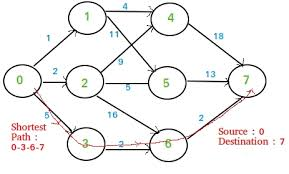
#> input picture uploads/dg.jpeg, 289 x 174 px
$ python -i app.py   (imports and definitions only)
#> lines starting #> are read from the running program, lines starting #| are printed output that depends on the picture
import os
import cv2
import numpy as np
import networkx as nx
from flask import Flask, render_template, request, jsonify

# [1 line not run here, left out]

UPLOAD_FOLDER = './uploads'
# [1 line that did not run here, left out]

# [1 line not run here, left out]

# [3 lines that did not run here, left out]

def process_image(image_path):
    """Extract graph nodes and edges from an image using OpenCV."""
#> called with image_path = 'uploads/dg.jpeg'
    # Load the image
    img = cv2.imread(image_path, cv2.IMREAD_GRAYSCALE)
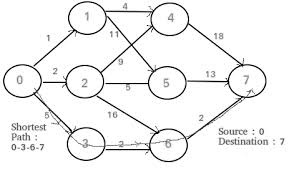
#> img: shape (174, 289); min 0, max 255, mean 241.3

    # Apply edge detection (Canny Edge Detection)
    edges = cv2.Canny(img, 100, 200)
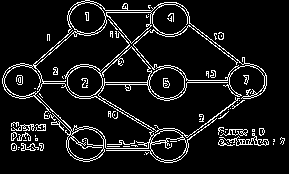
#> edges: shape (174, 289); 9.1% white in thin lines or dots

    # Use Hough Circles or similar method to detect circular nodes
    circles = cv2.HoughCircles(edges, cv2.HOUGH_GRADIENT, dp=1.2, minDist=30, param1=50, param2=30, minRadius=10, maxRadius=30)
#> circles = [[22.2, 83.4, 17.2], [246.6, 83.4, 17.32], [87, 22.2, 22.48], [168.6, 83.4, 18.52], [172.2, 144.6, 16.96], [84.6, 142.2, 15.76], [83.4, 78.6, 15.88], [168.6, 22.2, 18.04]]

    nodes = []
    edges_detected = []

    if circles is not None:
        circles = np.round(circles[0, :]).astype("int")
#> circles = [[22, 83, 17], [247, 83, 17], [87, 22, 22], [169, 83, 19], [172, 145, 17], [85, 142, 16], [83, 79, 16], [169, 22, 18]]

        for (x, y, r) in circles:
            nodes.append((x, y))  # Treat the center of the circle as the node
#> this loop made 8 passes
#> after the loop, nodes = [(22, 83), (247, 83), (87, 22), (169, 83), (172, 145), (85, 142), (83, 79), (169, 22)]

        # Now you could use line detection (HoughLinesP) to detect edges
        lines = cv2.HoughLinesP(edges, 1, np.pi / 180, 50, minLineLength=50, maxLineGap=10)
#> lines = 19 rows, first 6: [80, 145, 166, 142], [100, 74, 153, 26], [220, 139, 284, 139], [220, 145, 283, 143], [218, 143, 284, 140], [101, 150, 152, 150]
        if lines is not None:
            for line in lines:
                for x1, y1, x2, y2 in line:
                    edges_detected.append(((x1, y1), (x2, y2)))  # Store edges as tuples of coordinates
#> this loop made 19 passes
#> line on passes 1 to 12: [[80, 145, 166, 142]], [[100, 74, 153, 26]], [[220, 139, 284, 139]], [[220, 145, 283, 143]], [[218, 143, 284, 140]], [[101, 150, 152, 150]], [[82, 85, 175, 141]], [[98, 3, 177, 97]], [[194, 132, 252, 89]], [[187, 20, 245, 65]], [[219, 140, 274, 140]], [[102, 10, 155, 10]]
#> after the loop, edges_detected = 19 items

    return nodes, edges_detected

# [65 lines left out: functions build_graph, analyze_graph, analyze, not called in this run]

# [2 lines not run here, left out]

>>> result = process_image('uploads/dg.jpeg')
